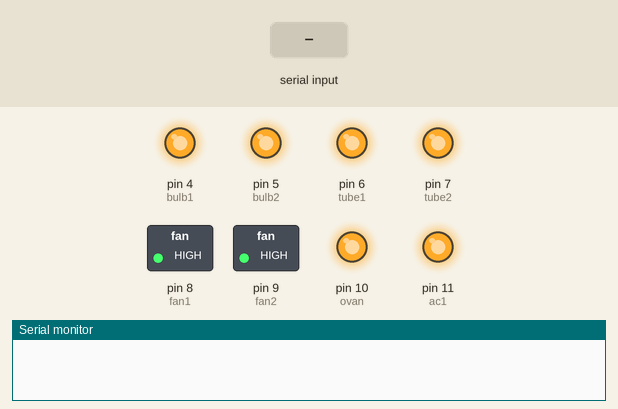
Simulated run of this sketch. Board: Arduino Uno, built with avr-gcc and run on an emulated ATmega328P. On the bench: switched loads named in the sketch (green lamp = pin HIGH), output pins drawn as LEDs (lit = HIGH), the last lines printed to the serial monitor. The test bench sets the inputs (shaded band).

Above: at 1.2 s.
1.3 s: "b1_on" received over the second serial link
At 3.2 s:
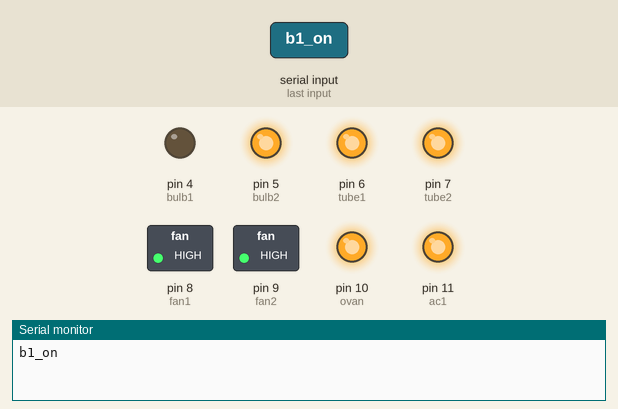
3.8 s: "fan1_on" received over the second serial link
At 5.1 s:
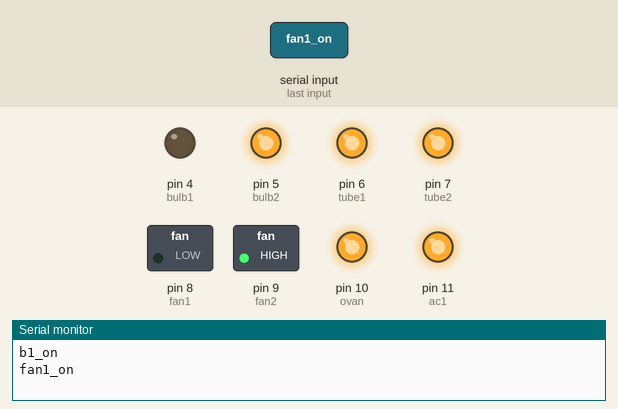
6.3 s: "b1_off" received over the second serial link
At 8.2 s:
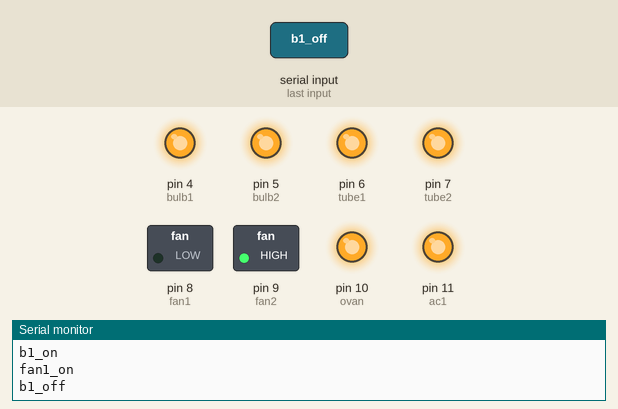
8.7 s: "b2_on" received over the second serial link
At 10.0 s:
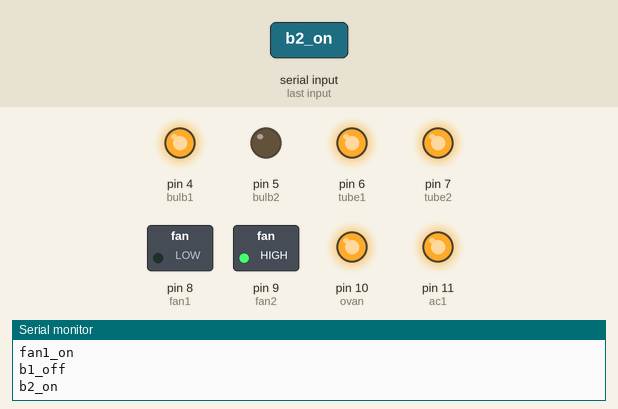
11.1 s: "fan1_off" received over the second serial link
At 13.1 s:
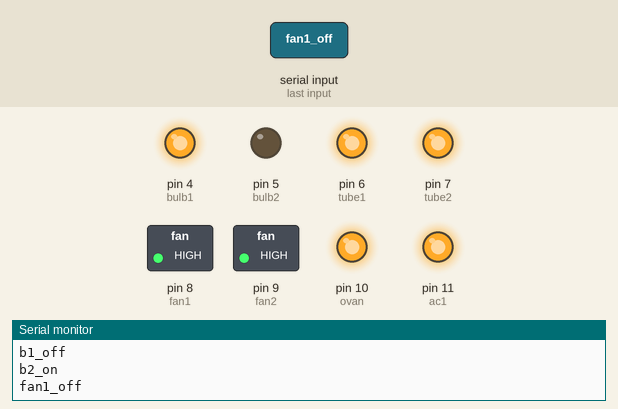
13.6 s: "fan2_on" received over the second serial link
At 14.9 s:
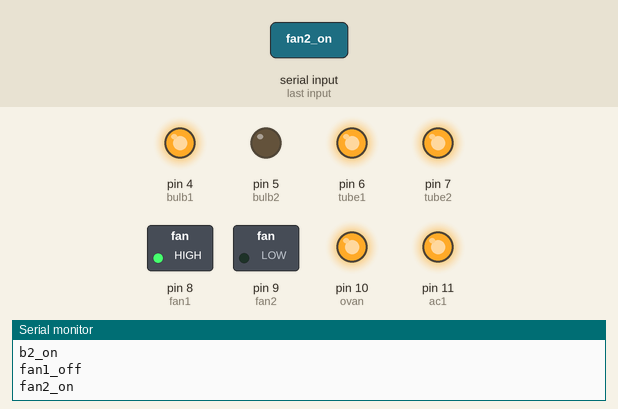
Timing chart, 0 to 16.6 s (numbered marks = the images above; inputs shaded):
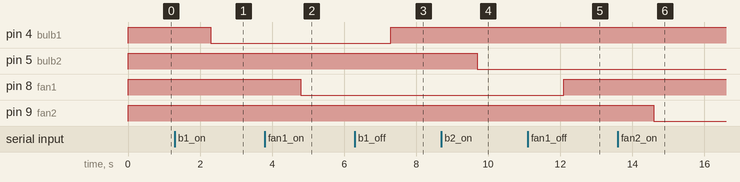

Measured:
- after the input at 1.3 s, pin 4 (bulb1): HIGH → LOW after 1.0 s
- after the input at 3.8 s, pin 8 (fan1): HIGH → LOW after 1.0 s
- after the input at 6.3 s, pin 4 (bulb1): LOW → HIGH after 1.0 s
- after the input at 8.7 s, pin 5 (bulb2): HIGH → LOW after 1.0 s
- after the input at 11.1 s, pin 8 (fan1): LOW → HIGH after 1.0 s
- after the input at 13.6 s, pin 9 (fan2): HIGH → LOW after 1.0 s

The sketch:

main_code.ino
```cpp
#include <SoftwareSerial.h>                                                    //add the soft serial libray
#define rxpin 2                                                                //set the RX pin to pin 2
#define txpin 3

int bulb1=4;
int bulb2=5;
int tube1 = 6;
int tube2 = 7;
int fan1 = 8;
int fan2 = 9;
int ovan = 10;
int ac1 = 11;


SoftwareSerial myserial(rxpin, txpin);
void setup() {
  // put your setup code here, to run once:
  Serial.begin(9600);
  myserial.begin(9600);
//  pinMode(led1, OUTPUT);
  pinMode(bulb1, OUTPUT);
  pinMode(bulb2, OUTPUT);
//  pinMode(bulb3, OUTPUT);
  pinMode(tube1, OUTPUT);
  pinMode(tube2, OUTPUT);
  pinMode(fan1, OUTPUT);
  pinMode(fan2, OUTPUT);
  pinMode(ovan, OUTPUT);
  pinMode(ac1, OUTPUT);

  digitalWrite(bulb1, HIGH);
  digitalWrite(bulb2, HIGH);
  digitalWrite(tube1, HIGH);
  digitalWrite(tube2, HIGH);
  digitalWrite(fan1, HIGH);
  digitalWrite(fan2, HIGH);
  digitalWrite(ovan, HIGH);
  digitalWrite(ac1, HIGH);

}

void loop() {
  // put your main code here, to run repeatedly:
  if(myserial.available())
  {
  String data = myserial.readString();
  Serial.println(data);
  if(data == "b1_on")
    digitalWrite(bulb1, LOW);
  else if(data == "b1_off")
    digitalWrite(bulb1, HIGH);

  else if(data == "b2_on")
    digitalWrite(bulb2, LOW);
  else if(data == "b2_off")
    digitalWrite(bulb2, HIGH);

  else if(data == "fan1_on")
    digitalWrite(fan1, LOW);
  else if(data == "fan1_off")
    digitalWrite(fan1, HIGH);

  else if(data == "fan2_on")
    digitalWrite(fan2, LOW);
  else if(data == "fan2_off")
    digitalWrite(fan2, HIGH);


  else if(data == "t1_on")
    digitalWrite(tube1, LOW);
  else if(data == "t1_off")
    digitalWrite(tube1, HIGH);

  else if(data == "t2_on")
    digitalWrite(tube2, LOW);
  else if(data == "t2_off")
    digitalWrite(tube2, HIGH);

  else if(data == "ov_on")
    digitalWrite(ovan, LOW);
  else if(data == "ov_off")
    digitalWrite(ovan, HIGH);

  else if(data == "ac1_on")
    digitalWrite(ac1, LOW);
  else if(data == "ac1_off")
    digitalWrite(ac1, HIGH);

  }

}
```
